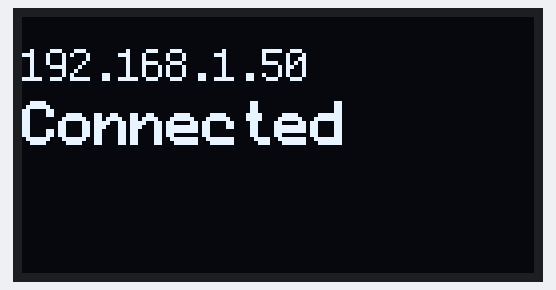
Simulated run of this sketch. Board: ESP8266 (NodeMCU). On the bench: 128×64 one-colour display. WiFi joins after 1.5 s; servers stay silent unless stated; what the sketch prints to the serial monitor is not drawn.

Above: at 1.6 s.

The sketch:

reddit_oled.ino
```cpp
#include <U8g2lib.h>
#include <ESP8266WiFi.h>
#include <ESP8266HTTPClient.h>
#include <ArduinoJson.h>

//U8G2_SSD1306_128X32_UNIVISION_F_HW_I2C u8g2(U8G2_R0);
U8G2_SSD1306_128X64_NONAME_F_HW_I2C u8g2(U8G2_R0, /* reset=*/ U8X8_PIN_NONE);

char buf[80];
char buf2[80];

// Wifi config
const char* ssid      = "ssid";
const char* password  = "ssid_pass";

// reddit API config
const String userName = "username";
const String urlPrefix = "https://www.reddit.com/user/";
const String urlJSONFunc = "/about.json";

const String url = urlPrefix + userName + urlJSONFunc;

// Request current data every INTERVAL seconds
#define INTERVAL 60

void displayMessage(char* s, char* s2)
{
  u8g2.clearBuffer();          // clear the internal memory
  u8g2.setFont(u8g2_font_profont12_tf);  // choose a suitable font at https://github.com/olikraus/u8g2/wiki/fntlistall
  u8g2.drawStr(0, 16, s); // write something to the internal memory
  u8g2.setFont(u8g2_font_profont17_tf);  // choose a suitable font at https://github.com/olikraus/u8g2/wiki/fntlistall
  u8g2.drawStr(0, 32, s2); // write something to the internal memory
  u8g2.sendBuffer();         // transfer internal memory to the display
}

void get_karma() {

  if (WiFi.status() == WL_CONNECTED) { //Check WiFi connection status

    HTTPClient http;
    http.begin(url, "4F:47:6C:62:B9:96:AA:DD:F5:D3:7B:74:6F:99:53:FC:0E:9D:B2:D9");   // Specify TLS signature
    int httpCode = http.GET();    // Send the request

    if (httpCode > 0) {           // Return less than 1 abnormal

      String payload = http.getString();  // Get the request response payload

      DynamicJsonDocument doc(5500);      // Make sure buffer is big enough, use: https://arduinojson.org/v5/assistant/

      DeserializationError error = deserializeJson(doc, payload);

      if (error)
      {
        Serial.println("Error on deserialize");

        displayMessage("Error on deserialization", "ERROR");
      }
      else
      {

        int comment_karma = doc["data"]["comment_karma"];
        int link_karma = doc["data"]["link_karma"];

        Serial.println(comment_karma);
        Serial.println(link_karma);

        int total_karma = comment_karma + link_karma;

        itoa( total_karma, buf, 10 );

        String userNameLine = userName + "'s karma";

        userNameLine.toCharArray(buf2, 40);

        u8g2.clearBuffer();          // clear the internal memory
        u8g2.setFont(u8g2_font_profont12_tf);  // choose a suitable font at https://github.com/olikraus/u8g2/wiki/fntlistall
        u8g2.drawStr(0, 16, buf2); // write something to the internal memory
        u8g2.setFont(u8g2_font_logisoso30_tf);  // choose a suitable font at https://github.com/olikraus/u8g2/wiki/fntlistall
        u8g2.drawStr(0, 60, buf); // write something to the internal memory

        u8g2.setFont(u8g2_font_open_iconic_email_2x_t);  // mail
        u8g2.drawStr(100, 60, "@"); // write something to the internal memoryu


        u8g2.sendBuffer();         // transfer internal memory to the display


      }
    }

    http.end();   //Close connection

  }
  else
  {
    Serial.println("Not connected");
    displayMessage("Not connected", "WARNING");
  }
}

void setup(void) {
  u8g2.begin();

  WiFi.mode(WIFI_STA);
  WiFi.begin(ssid, password);

  Serial.begin(115200);
  Serial.println("\n");

  Serial.print("Connecting to wifi ... ");

  while (WiFi.status() != WL_CONNECTED) {
    Serial.print(".");
    delay(500);
  }
  Serial.println("");

  String connectedMessage = WiFi.localIP().toString();
  connectedMessage.toCharArray(buf, 25);

  displayMessage(buf, "Connected");
  Serial.println(" Connected.");
  Serial.println(" IP: " + WiFi.localIP().toString());
  delay(2000); // Pause enough time to see the IP address.

  get_karma();
}

unsigned long last_millis = 0;

void loop(void) {

  if (millis() - last_millis >= INTERVAL * 1000)
  {
    get_karma();

    last_millis = millis();
  }
}
```
